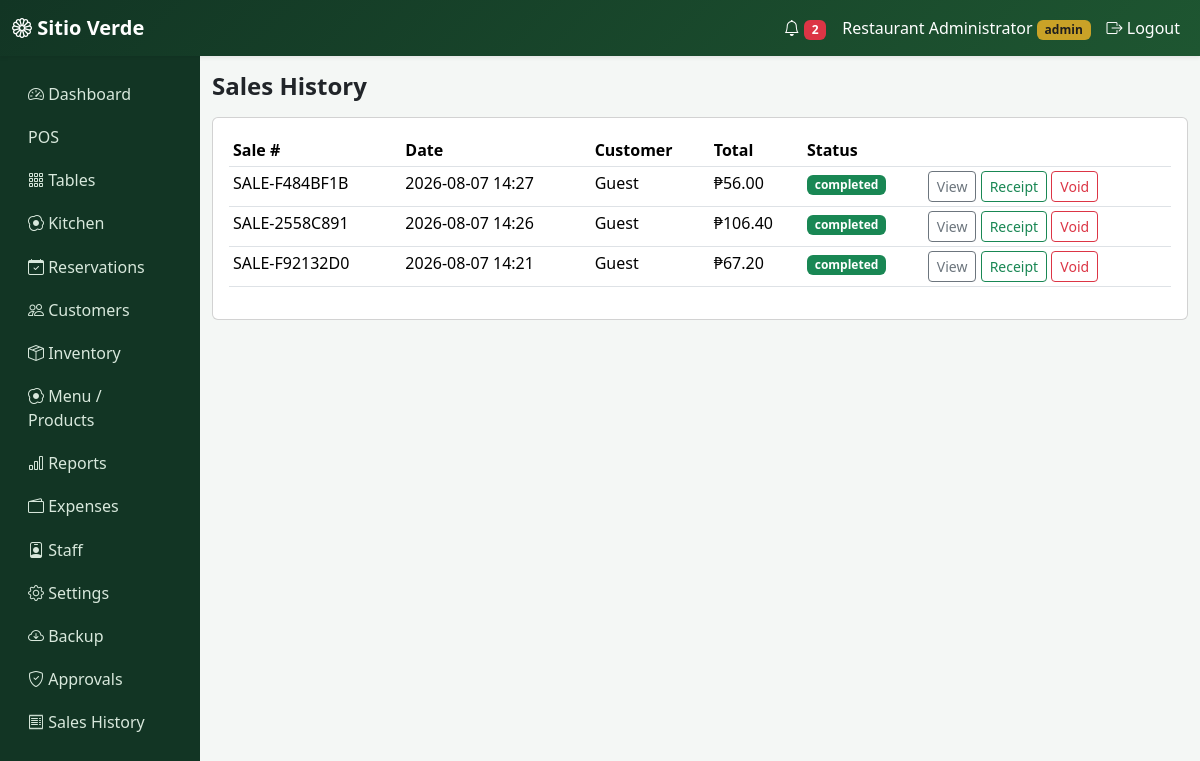
/pos/history (signed in), run on the app's committed database.
### app/models.py (models this page shows, shortened)
class User(db.Model, UserMixin):
    id = db.Column(db.Integer, primary_key=True)
    username = db.Column(db.String(64), unique=True, nullable=False)
    password_hash = db.Column(db.String(256), nullable=False)
    role = db.Column(db.String(20), default="staff", nullable=False)  # admin | staff
    name = db.Column(db.String(120))
    active = db.Column(db.Boolean, default=True)
    created_at = db.Column(db.DateTime, default=datetime.utcnow)
    def is_admin(self):
        return self.role == "admin"

class Sale(db.Model):
    id = db.Column(db.Integer, primary_key=True)
    sale_number = db.Column(db.String(20), unique=True, nullable=False)
    customer_id = db.Column(db.Integer, db.ForeignKey("customer.id"))
    customer_name = db.Column(db.String(120))
    is_walkin = db.Column(db.Boolean, default=False)
    queue_number = db.Column(db.String(10))
    table_id = db.Column(db.Integer, db.ForeignKey("restaurant_table.id"))
    reservation_id = db.Column(db.Integer, db.ForeignKey("reservation.id"))
    subtotal = db.Column(db.Float, default=0)
    discount = db.Column(db.Float, default=0)
    discount_type = db.Column(db.String(30), default="none")
    vat = db.Column(db.Float, default=0)
    total = db.Column(db.Float, default=0)
    amount_tendered = db.Column(db.Float, default=0)
    change = db.Column(db.Float, default=0)
    status = db.Column(db.String(20), default="completed")
    void_reason = db.Column(db.String(255))
    voided_by_id = db.Column(db.Integer, db.ForeignKey("user.id"))
    requires_approval = db.Column(db.Boolean, default=False)
    approved_by_id = db.Column(db.Integer, db.ForeignKey("user.id"))
    cashier_id = db.Column(db.Integer, db.ForeignKey("user.id"))
    created_at = db.Column(db.DateTime, default=datetime.utcnow)
    items = db.relationship(
        "SaleItem", backref="sale", lazy=True, cascade="all, delete-orphan"
    )
    payments = db.relationship(
        "SalePayment", backref="sale", lazy=True, cascade="all, delete-orphan"
    )
    cashier = db.relationship("User", foreign_keys=[cashier_id])
    reservation = db.relationship("Reservation", foreign_keys=[reservation_id])

### app/pos/routes.py (the view)
@pos.route("/history")
@login_required
def history():
    sales = Sale.query.order_by(Sale.created_at.desc()).limit(200).all()
    return render_template("pos/history.html", sales=sales)

### app/notifications/helpers.py (called while the page is built)
def unread_notification_count():
    return Notification.query.filter_by(is_read=False).count()

### app/templates/pos/history.html (shortened to what this page needs)
{% extends "base.html" %}
{% block content %}
<h4 class="fw-bold mb-3">Sales History</h4>
<div class="card p-3">
<table class="table table-sm table-hover">
  <thead><tr><th>Sale #</th><th>Date</th><th>Customer</th><th>Total</th><th>Status</th><th></th></tr></thead>
  <tbody>
  {% for s in sales %}
    <tr>
      <td>{{ s.sale_number }}</td><td>{{ s.created_at.strftime('%Y-%m-%d %H:%M') }}</td><td>{{ s.customer_name }}</td><td>₱{{ '%.2f'|format(s.total) }}</td>
      <td><span class="badge bg-{{ 'success' if s.status=='completed' else ('danger' if s.status=='voided' else 'warning') }}">{{ s.status }}</span></td>
      <td>
        <a href="{{ url_for('pos.sale_detail', sale_id=s.id) }}" class="btn btn-sm btn-outline-secondary">View</a>
        <a href="{{ url_for('pos.receipt', sale_id=s.id) }}" class="btn btn-sm btn-outline-success">Receipt</a>
        {% if current_user.is_admin() and s.status == 'completed' %}
        <button class="btn btn-sm btn-outline-danger" data-bs-toggle="modal" data-bs-target="#voidModal{{ s.id }}">Void</button>
        {% endif %}
      </td>
    </tr>
  {% endfor %}
  </tbody>
</table>
</div>
{% endblock %}

### app/templates/base.html (shortened to what this page needs)
<!DOCTYPE html>
<html lang="en">
<head>
  <link href="https://cdn.jsdelivr.net/npm/bootstrap@5.3.3/dist/css/bootstrap.min.css" rel="stylesheet">
  <link href="https://cdn.jsdelivr.net/npm/bootstrap-icons@1.11.3/font/bootstrap-icons.css" rel="stylesheet">
  <link href="{{ url_for('static', filename='css/style.css') }}" rel="stylesheet">
</head>
<body>
{% if current_user.is_authenticated %}
<nav class="navbar navbar-expand-lg navbar-sv shadow-sm">
  <div class="container-fluid">
    <a class="navbar-brand fw-bold" href="{{ url_for('main.dashboard') }}"><i class="bi bi-flower1"></i> Sitio Verde</a>
    <div class="collapse navbar-collapse" id="nav1">
      <ul class="navbar-nav ms-auto align-items-lg-center">
        <li class="nav-item">
          <a class="nav-link" href="{{ url_for('notifications.list_notifications') }}">
            <i class="bi bi-bell"></i>
            {% if unread_notifications %}<span class="badge bg-danger">{{ unread_notifications }}</span>{% endif %}
          </a>
        </li>
        <li class="nav-item"><span class="nav-link">{{ current_user.name or current_user.username }} <small class="badge badge-sv">{{ current_user.role }}</small></span></li>
        <li class="nav-item"><a class="nav-link" href="{{ url_for('auth.logout') }}"><i class="bi bi-box-arrow-right"></i> Logout</a></li>
      </ul>
    </div>
  </div>
</nav>
<div class="container-fluid">
  <div class="row">
    <div class="col-lg-2 sidebar py-3 d-none d-lg-block">
      <a href="{{ url_for('main.dashboard') }}"><i class="bi bi-speedometer2"></i> Dashboard</a>
      <a href="{{ url_for('pos.index') }}"> POS</a>
      <a href="{{ url_for('tables_bp.layout') }}"><i class="bi bi-grid-3x3-gap"></i> Tables</a>
      <a href="{{ url_for('kitchen.queue') }}"><i class="bi bi-egg-fried"></i> Kitchen</a>
      <a href="{{ url_for('reservations.list_reservations') }}"><i class="bi bi-calendar-check"></i> Reservations</a>
      <a href="{{ url_for('customers.list_customers') }}"><i class="bi bi-people"></i> Customers</a>
      {% if current_user.is_admin() %}
      <a href="{{ url_for('inventory.list_items') }}"><i class="bi bi-box-seam"></i> Inventory</a>
      <a href="{{ url_for('admin.products') }}"><i class="bi bi-egg-fried"></i> Menu / Products</a>
      <a href="{{ url_for('reports.index') }}"><i class="bi bi-bar-chart"></i> Reports</a>
      <a href="{{ url_for('expenses.list_expenses') }}"><i class="bi bi-wallet2"></i> Expenses</a>
      <a href="{{ url_for('admin.users') }}"><i class="bi bi-person-badge"></i> Staff</a>
      <a href="{{ url_for('admin.settings') }}"><i class="bi bi-gear"></i> Settings</a>
      <a href="{{ url_for('admin.backup') }}"><i class="bi bi-cloud-arrow-down"></i> Backup</a>
      <a href="{{ url_for('pos.approvals') }}"><i class="bi bi-shield-check"></i> Approvals</a>
      {% endif %}
      <a href="{{ url_for('pos.history') }}"><i class="bi bi-receipt"></i> Sales History</a>
    </div>
    <div class="col-lg-10 py-3">
      {% block content %}{% endblock %}
    </div>
  </div>
</div>
{% else %}
  {% block guest_content %}{% endblock %}
{% endif %}
</body>
</html>

### app/static/css/style.css (style rules this page uses)
:root { --sv-green-900: #123524; --sv-green-700: #1e5631; --sv-green-600: #2f7a4f; --sv-green-100: #eaf5ec; --sv-gold: #c9a227; }
body { background: #f4f7f5; font-family: 'Segoe UI', system-ui, sans-serif; }
.navbar-sv { background: linear-gradient(135deg, var(--sv-green-900), var(--sv-green-700)); }
.navbar-sv .nav-link, .navbar-sv .navbar-brand { color: #fff !important; }
.sidebar { background: var(--sv-green-900); min-height: 100vh; }
.sidebar a { color: #d8e8dc; display:block; padding: .6rem 1rem; text-decoration:none; border-radius:6px; }
.badge-sv { background: var(--sv-gold); color:#1e1e1e; }

### data on the page
User: name "Restaurant Administrator", role "admin"
Sale: sale_number "SALE-F484BF1B", created_at "2026-08-07 14:27", customer_name "Guest", total "56.00", status "completed"
Sale: sale_number "SALE-2558C891", created_at "2026-08-07 14:26", customer_name "Guest", total "106.40", status "completed"
Sale: sale_number "SALE-F92132D0", created_at "2026-08-07 14:21", customer_name "Guest", total "67.20", status "completed"

### other printed values
{{ unread_notifications }} "2"
